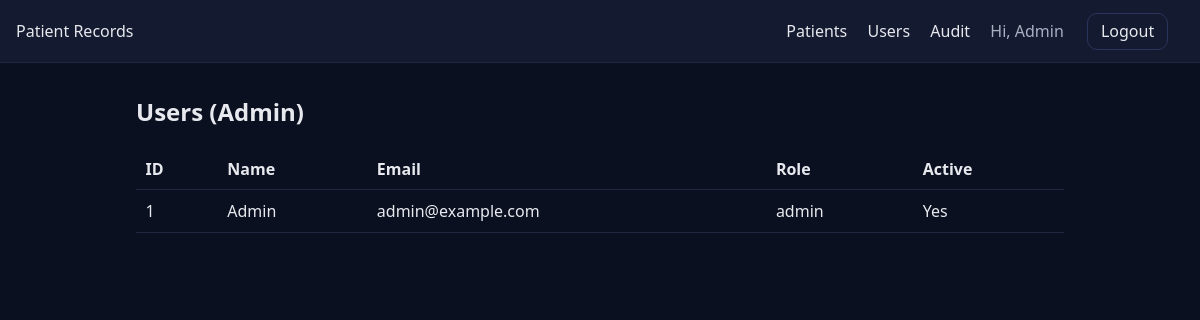
The app's page /admin/users (signed in) with its own data.
### models.py (models this page shows, shortened)
class User(db.Model):
    id = db.Column(db.Integer, primary_key=True)
    email = db.Column(db.String(255), unique=True, nullable=False)
    name = db.Column(db.String(120), nullable=False)
    password_hash = db.Column(db.String(255), nullable=False)
    role = db.Column(db.String(32), default="clinician")  # admin, clinician
    active = db.Column(db.Boolean, default=True)
    @property
    def is_authenticated(self):
        return True

### app.py (the view)
    @app.route("/admin/users")
    @login_required
    def users_page():
        if current_user.role != "admin":
            abort(403)
        users = User.query.order_by(User.id).all()
        return render_template("users.html", users=users)

### templates/users.html
{% extends 'base.html' %}
{% block content %}
<h2>Users (Admin)</h2>
<table>
  <thead><tr><th>ID</th><th>Name</th><th>Email</th><th>Role</th><th>Active</th></tr></thead>
  <tbody>
    {% for u in users %}
      <tr>
        <td>{{ u.id }}</td>
        <td>{{ u.name }}</td>
        <td>{{ u.email }}</td>
        <td>{{ u.role }}</td>
        <td>{{ "Yes" if u.active else "No" }}</td>
      </tr>
    {% endfor %}
  </tbody>
</table>
{% endblock %}

### templates/base.html (shortened to what this page needs)
<!doctype html>
<html lang="en">
<head>
  <link rel="stylesheet" href="{{ url_for('static', filename='styles.css') }}">
</head>
<body>
  <nav class="navbar">
    <div class="nav-left"><a href="{{ url_for('index') }}">Patient Records</a></div>
    <div class="nav-right">
      {% if current_user.is_authenticated %}
        <a href="{{ url_for('patients_list') }}">Patients</a>
        {% if current_user.role == 'admin' %}
          <a href="{{ url_for('users_page') }}">Users</a>
          <a href="{{ url_for('audit_page') }}">Audit</a>
        {% endif %}
        <span class="user">Hi, {{ current_user.name }}</span>
        <a class="btn" href="{{ url_for('logout') }}">Logout</a>
      {% endif %}
    </div>
  </nav>
  <main class="container">
    {% block content %}{% endblock %}
  </main>
</body>
</html>

### static/styles.css (style rules this page uses)
:root { --bg: #0b1020; --card: #141a2f; --text: #e7e9ee; --muted: #a9b0c3; --primary: #4c8bf5; --danger: #e35b5b; }
* { box-sizing: border-box; }
body { margin: 0; font-family: system-ui, -apple-system, Segoe UI, Roboto, sans-serif; background: var(--bg); color: var(--text); }
a { color: var(--text); text-decoration: none; }
.container { max-width: 960px; margin: 2rem auto; padding: 0 1rem; }
.navbar { display:flex; justify-content: space-between; align-items:center; background: var(--card); padding: 0.8rem 1rem; border-bottom: 1px solid #1f2742; }
.navbar a { margin-right: 1rem; }
.navbar .btn { margin-left: 0.6rem; }
.user { color: var(--muted); margin-right: 0.6rem; }
h2, h3 { margin-top: 0; }
.btn { display:inline-block; background: var(--card); border: 1px solid #2a355b; padding: 0.4rem 0.8rem; border-radius: 10px; cursor: pointer; }
table { width: 100%; border-collapse: collapse; margin-top: 1rem; }
th, td { padding: 0.6rem; border-bottom: 1px solid #1f2742; text-align: left; }

### records on screen
User: name "Admin", id "1", email "admin@example.com", role "admin", active "Yes"
